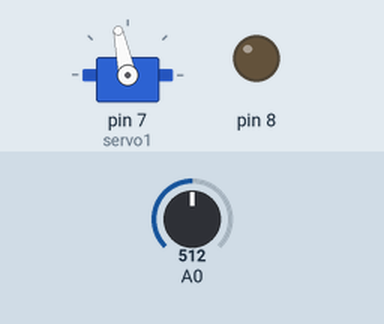
The sketch below on a simulated Arduino Uno, built with avr-gcc and run on an emulated ATmega328P. On the bench: servo, output pins drawn as LEDs (lit = HIGH). The test bench sets the inputs (shaded band); at power-on: A0 = 512.

Above: at 1.2 s.
1.3 s: A0 set to 1014
At 2.5 s:
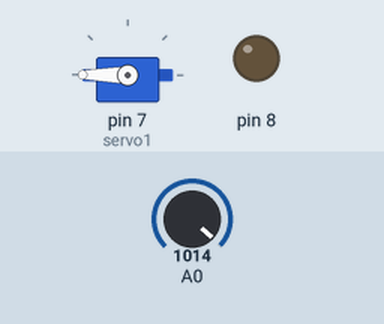
2.8 s: A0 set to 1023
At 3.3 s:
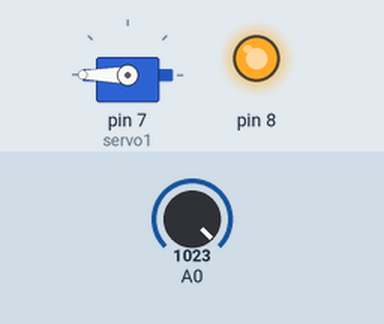
5.8 s: A0 set to 716
At 6.2 s:
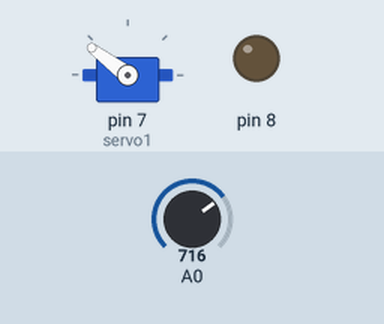
7.3 s: A0 set to 306
At 8.3 s:
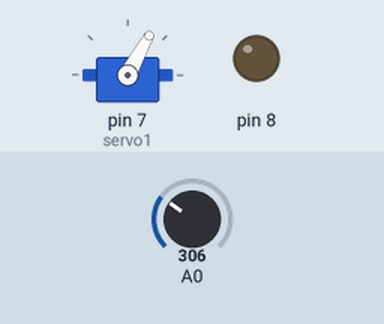
8.8 s: A0 set to 122
At 9.5 s:
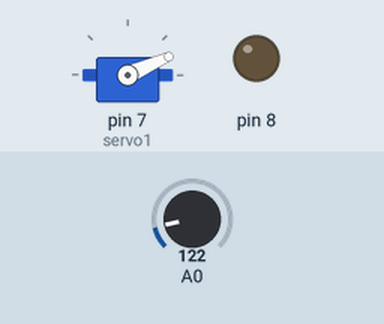
10.3 s: A0 set to 511
At 10.6 s:
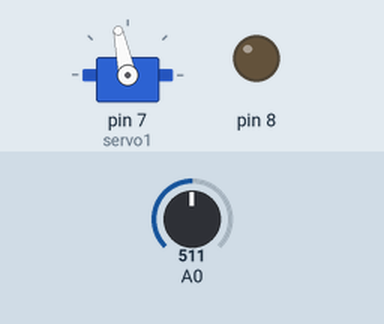
Timing chart, 0 to 12.8 s (numbered marks = the images above; inputs shaded):
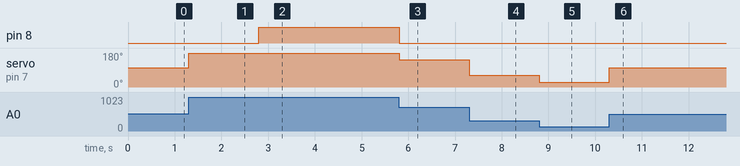

Measured:
- the behaviour switches between 1022 and 1023 on A0 (found by bisection; images 1 and 2)
- after the input at 1.3 s, servo on pin 7 (servo1): 102° → 180° at once
- after the input at 2.8 s, pin 8: LOW → HIGH at once
- after the input at 5.8 s, pin 8: HIGH → LOW at once; servo on pin 7 (servo1): 180° → 143° at once
- after the input at 7.3 s, servo on pin 7 (servo1): 143° → 61° at once
- after the input at 8.8 s, servo on pin 7 (servo1): 61° → 24° at once
- after the input at 10.3 s, servo on pin 7 (servo1): 24° → 102° at once

The sketch:

k.ino
```cpp
int a;
int tr;
#include <Servo.h>
Servo servo1;
void setup() {
  pinMode(A0,INPUT);

pinMode(8, OUTPUT);
  tr=0;
servo1.attach(7);
}

void loop() {

a=analogRead(A0);
servo1.write(a/5);
if (tr=0){
  if (a=0){
    digitalWrite(8,1);
    delay(500);
    digitalWrite(8,0);
    delay(500);
       digitalWrite(8,1);
    delay(500);
    digitalWrite(8,0);
    tr=1;
  }
}
if (tr=1){
  if (a>0){
    tr=0;
  }
}
if (a>1022){
  digitalWrite(8,1);
  delay(100);
  digitalWrite(8,0);
}


}
```
